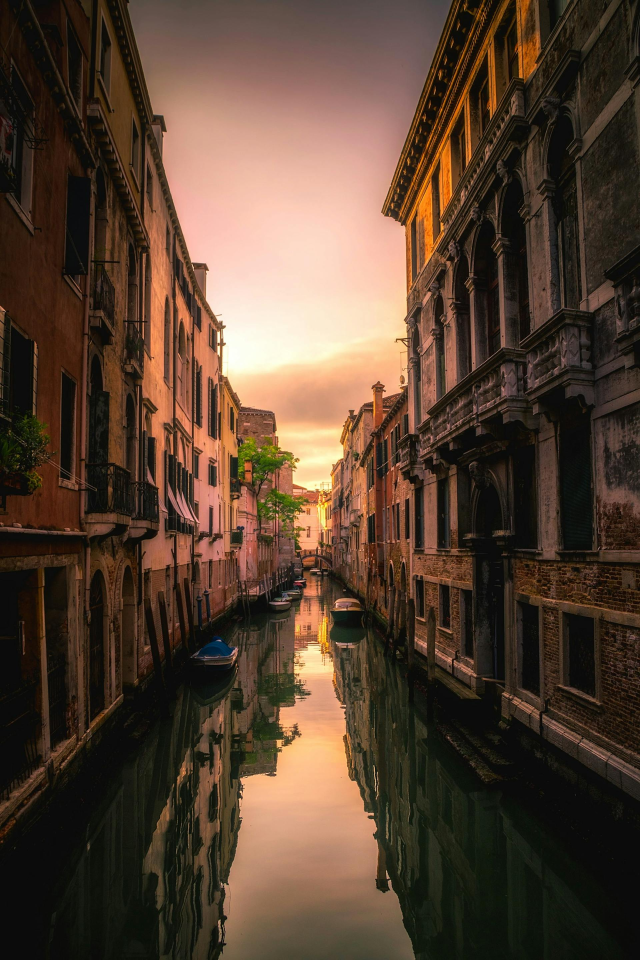
#> input picture major-projects/kmeans-image-compressor/uploads/input.jpg, 1920 x 2879 px (shown at 1/3 size)
$ python -i image_compression.py   (imports and definitions only)
#> lines starting #> are read from the running program, lines starting #| are printed output that depends on the picture
import os
import numpy as np
from PIL import Image
from sklearn.cluster import MiniBatchKMeans
from skimage import color
from skimage.measure import shannon_entropy

SUPPORTED_FORMATS = ("jpg", "jpeg", "png")


# -------------------------------------------------
# Fast unsupervised parameter decision
# -------------------------------------------------
def decide_params(img_np, manual_k=None):
    """
    Decide scale, K, and JPEG quality using cheap image statistics.
    Fully unsupervised and fast.
    """
    gray = np.mean(img_np, axis=2).astype(np.uint8)
    entropy = shannon_entropy(gray)

    # Spatial complexity proxy
    variance = np.var(gray)

    # --- Decide scale ---
    if entropy > 6.0 or variance > 5000:
        scale = 0.75
    else:
        scale = 0.6

    # --- Decide K ---
    if manual_k is not None:
        k = manual_k
    else:
        if entropy < 4.5:
            k = 8
        elif entropy < 5.5:
            k = 12
        else:
            k = 16

    # --- Decide JPEG quality ---
    if entropy < 4.5:
        quality = 35
    elif entropy < 5.5:
        quality = 40
    else:
        quality = 45

    return {
        "entropy": float(entropy),
        "scale": scale,
        "k": int(k),
        "quality": int(quality)
    }


# -------------------------------------------------
# Main fast compression function
# -------------------------------------------------
def compress_image(
    input_file,
    output_file,
    k=16,
    auto_k=False,
    max_iter=50,
    random_state=42
):
    """
    Fast intelligent unsupervised image compression.

    Guarantees:
    - Single K-Means run
    - Single encode
    - 5s-ish runtime for typical images
    """
#> called with input_file = '../uploads/input.jpg', output_file = 'out.png', k = 16, auto_k = False, max_iter = 50, random_state = 42

    # -----------------------------
    # Load image
    # -----------------------------
    img = Image.open(input_file).convert("RGB")
#> img is the input picture: PIL image 1920x2879 RGB; mean R, G, B 86.1, 65.4, 49.7
    img_np = np.array(img)
    H, W = img_np.shape[:2]
#> H = 2879; W = 1920

    # -----------------------------
    # Decide parameters (FAST)
    # -----------------------------
    params = decide_params(
        img_np,
        manual_k=None if auto_k else k
    )
#> in decide_params, `gray = np.mean(img_np, axis=2).astype(np.uint8)`:
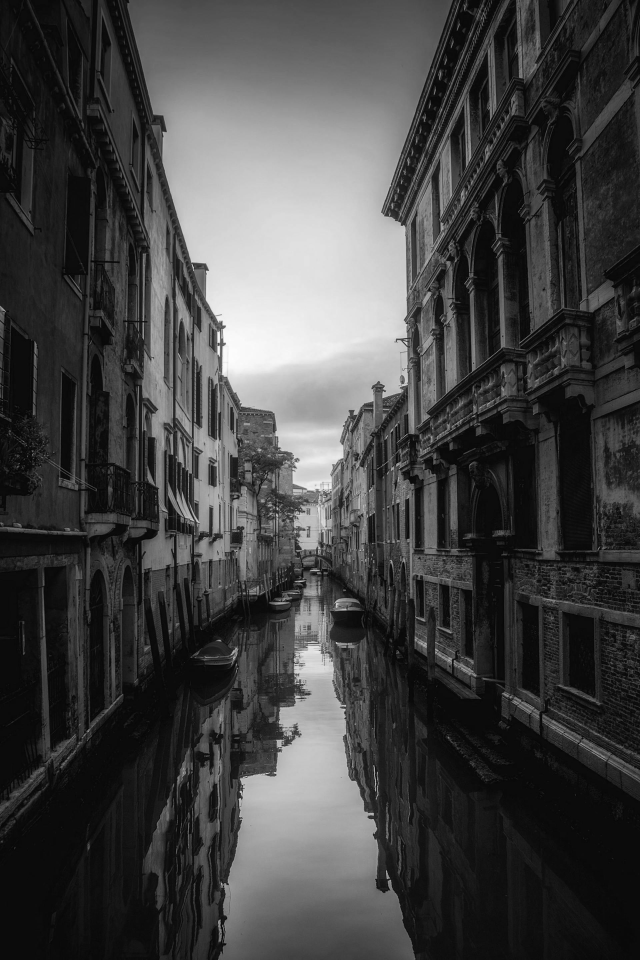
#> gray: shape (2879, 1920) (shown at 1/3 size); min 0, max 253, mean 66.7
#> in decide_params, `entropy = shannon_entropy(gray)`: entropy = 7.15
#> in decide_params, `variance = np.var(gray)`: variance = 4033.9
#> params = {'entropy': 7.15, 'scale': 0.75, 'k': 16, 'quality': 45}

    scale = params["scale"]
#> scale = 0.75
    selected_k = params["k"]
#> selected_k = 16
    jpeg_quality = params["quality"]
#> jpeg_quality = 45

    # -----------------------------
    # Resize (spatial compression)
    # -----------------------------
    if scale != 1.0:
        img = img.resize(
            (int(W * scale), int(H * scale)),
            Image.BILINEAR
        )
#> img: PIL image 1440x2159 RGB
        img_np = np.array(img)

    # -----------------------------
    # RGB -> LAB
    # -----------------------------
    lab = color.rgb2lab(img_np)
#> lab: shape (2159, 1440, 3) float64; mean of channels 0, 1, 2 28.1, 6.3, 12.1
    pixels = lab.reshape(-1, 3)

    # -----------------------------
    # Variance normalization
    # -----------------------------
    std = np.std(pixels, axis=0) + 1e-6
#> std = [26.48, 8.65, 10.51]
    pixels_norm = pixels / std

    # -----------------------------
    # Single MiniBatchKMeans
    # -----------------------------
    kmeans = MiniBatchKMeans(
        n_clusters=selected_k,
        batch_size=4096,
        max_iter=max_iter,
        random_state=random_state
    )

    labels = kmeans.fit_predict(pixels_norm)

    # -----------------------------
    # Reconstruct
    # -----------------------------
    recon_lab = (kmeans.cluster_centers_[labels] * std).reshape(lab.shape)
#> recon_lab: shape (2159, 1440, 3) float64; mean of channels 0, 1, 2 28.1, 6.3, 12.1
    recon_rgb = color.lab2rgb(recon_lab)
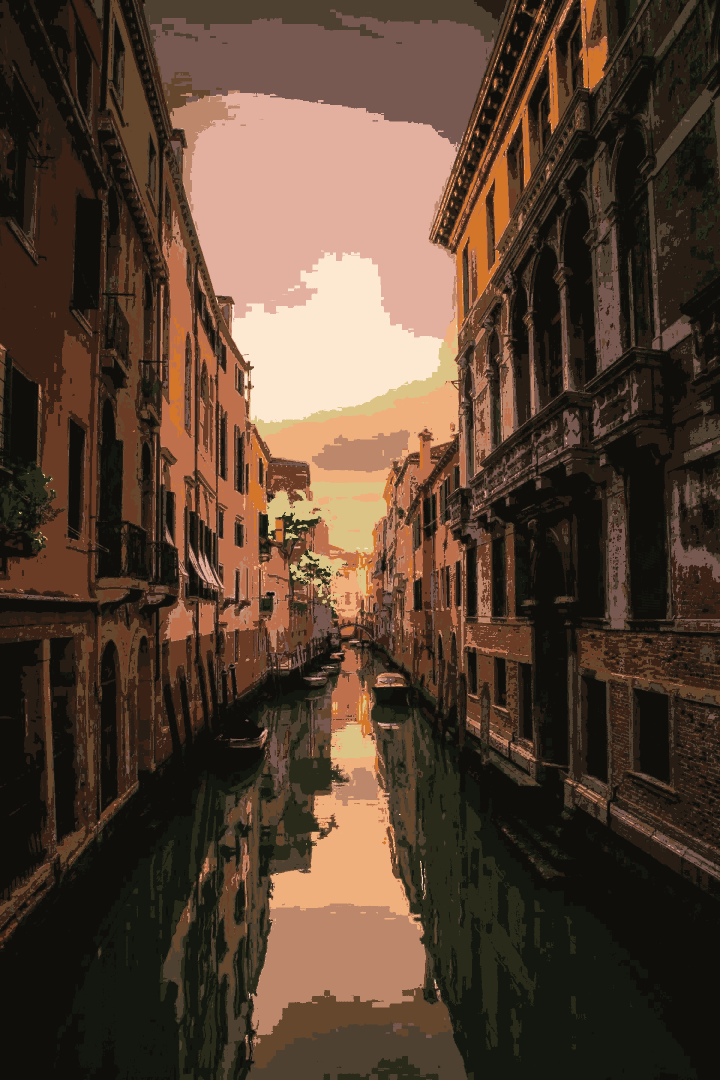
#> recon_rgb: shape (2159, 1440, 3) float64 (shown at 1/2 size); mean R, G, B 0.338, 0.257, 0.197
    recon_rgb = np.clip(recon_rgb * 255, 0, 255).astype("uint8")

    recon_img = Image.fromarray(recon_rgb)

    # -----------------------------
    # Upscale back (if resized)
    # -----------------------------
    if scale != 1.0:
        recon_img = recon_img.resize((W, H), Image.BILINEAR)

    # -----------------------------
    # Encode
    # -----------------------------
    # Determine extension/format from output_file if it's a path
    if isinstance(output_file, str):
        ext = output_file.rsplit(".", 1)[1].lower()
    else:
        # Default to jpg if it's a buffer, unless we can infer it
        ext = "jpg"

    if ext in ("jpg", "jpeg"):
        recon_img.save(
            output_file,
            format="JPEG",
            quality=jpeg_quality,
            optimize=True,
            progressive=True
        )
    else:
        recon_img = recon_img.convert(
            "P",
            palette=Image.ADAPTIVE,
            colors=selected_k
        )
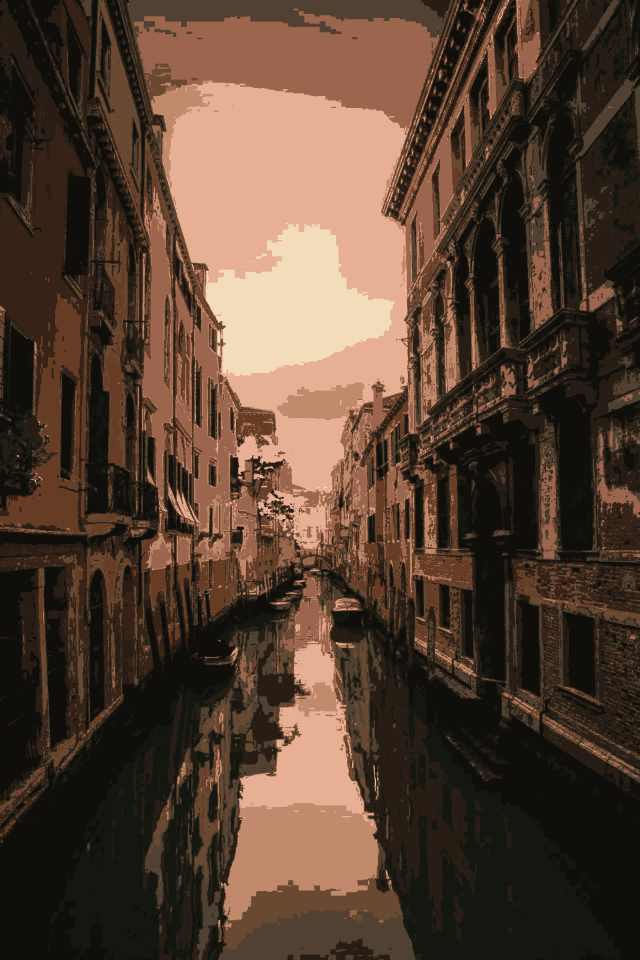
#> recon_img: PIL image 1920x2879 P (shown at 1/3 size); mean R, G, B 85.8, 64.3, 49.5
        recon_img.save(output_file, format="PNG", optimize=True)

    # -----------------------------
    # Metadata
    # -----------------------------
    if hasattr(input_file, 'seek'):
        input_file.seek(0, os.SEEK_END)
        original_size = input_file.tell()
        input_file.seek(0)
    else:
        original_size = os.path.getsize(input_file)

    if hasattr(output_file, 'seek'):
        output_file.seek(0, os.SEEK_END)
        compressed_size = output_file.tell()
        output_file.seek(0)
    else:
        compressed_size = os.path.getsize(output_file)

    return {
        "k_used": selected_k,
        "auto_k": auto_k,
        "entropy": round(params["entropy"], 3),
        "scale": scale,
        "jpeg_quality": jpeg_quality if ext in ("jpg", "jpeg") else None,
        "original_size_kb": round(original_size / 1024, 2),
        "compressed_size_kb": round(compressed_size / 1024, 2),
        "reduction_percent": round(
            (1 - compressed_size / max(original_size, 1)) * 100, 2
        ),
        "encoder": "JPEG (lossy)" if ext in ("jpg", "jpeg") else "PNG (palette)"
    }

>>> result = compress_image('../uploads/input.jpg', 'out.png')
#> result = 9 items
